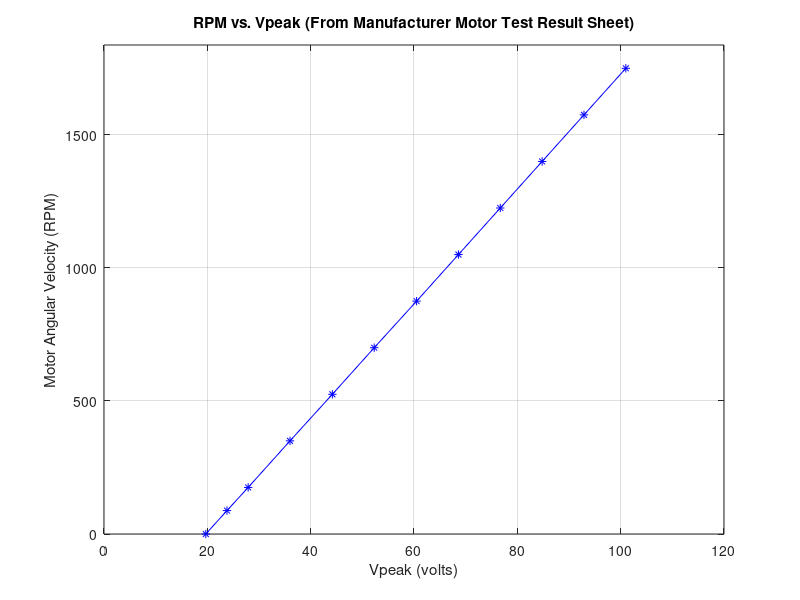

Recreate this plot in MATLAB. (Note: this script raises an error after producing the figure.)
close all

%% *********************************************************************
% Load in all Motor Test Results summary stats, not raw data
% and generate 7 charts as follows
% 1) Motor RPM vs. Phase Vpeak (From Manufacturer Motor Test Result Sheet)
% 2) Settled RPM and Resulting Torque (amps) Meausred vs. RPM setting
% 3) Motor Peak Voltage and 100v DC Power Supply RMS Power vs. RPM setting
% 4) Absolute Noise in Settled RPM and Torque (amps) vs.RPM Setting
% 5) SNR in Settled RPM and Torque (amps) vs. RPM Setting
% 6) Peak Torque(amps) and Accel. (@20 RPM/sec) Torque(amps) vs. RPM set
% 7) Structural Vibrational Energy vs. RPM setting

% From Motor Manufacture's Motor Test Results Data Sheet
% supplied with motor
%
RPM_data = [0,88,175,350,525,700,875,1050,1225,1400,1575,1750];
Vpk_data = [19.7,23.8,27.9,36,44.2,52.3,60.5,68.6,76.7,84.8,92.9,101];
Vrms_data = Vpk_data/sqrt(2);
Ke_coefs = polyfit(Vpk_data,RPM_data,1);

figure,
plot(Vpk_data, RPM_data, '-b*'),grid('on')
title('RPM vs. Vpeak (From Manufacturer Motor Test Result Sheet)')
xlabel('Vpeak (volts)'), ylabel('Motor Angular Velocity (RPM)')
ylim([0, max(RPM_data)*1.05])

RPM = (20:20:300);                   % Array of RPM's tested
num_files = size(RPM,2);
num_stats = 10;
mvel = zeros(num_files,1);
nvel = mvel;
mcur = mvel;
ncur = mvel;
mtime = mvel;
ntime = mvel;
xrms = mvel;
yrms = mvel;
zrms = mvel;
cur_max_ave = mvel;
data_path='C:\Users\mpl055\Documents\ScopeX\Propulsion\Closet Test Results\20201010_good_acel_mount\';
for ii = 1:num_files
  temp =load([data_path,num2str(RPM(ii)),'_20_stats']);
  mvel(ii) = temp.mvel;
  nvel(ii) = temp.nvel;
  mcur(ii) = temp.mcur;
  ncur(ii) = temp.ncur;
  mtime(ii) = temp.mtime;
  ntime(ii) = temp.ntime;
  xrms(ii) = temp.xrms;
  yrms(ii) = temp.yrms;
  zrms(ii) = temp.zrms;
  cur_max_ave(ii) = temp.cur_max_ave;
end
arms = (xrms+yrms+zrms)./3;
Vpk_meas = (mvel-Ke_coefs(2))/Ke_coefs(1);
Pwr_meas = Vpk_meas.*mcur./(sqrt(2)*sqrt(2));
Sup_cur  = Pwr_meas./100;

figure, yyaxis left
plot(RPM, mvel, '-b*'),grid('on')
title('Settled RPM and Resulting Torque (Nm) Meausred vs. RPM setting')
xlabel('RPM Set'), ylabel('RPM Measured')
ylim([0, mvel(num_files)*1.1])
yyaxis right
plot(RPM, mcur*0.55, '-r*'),grid('on')
ylabel('Torque(amps) Measured')
ylim([0, mcur(num_files)*1.05])

figure, yyaxis left
plot(RPM, Vpk_meas, '-b*'),grid('on')
title('Motor Phase Peak Voltage and 100v DC Power Supply RMS Power vs. RPM setting')
xlabel('RPM Set'), ylabel('Motor Phase Peak Voltage (volts)')
ylim([min(Vpk_meas)*0.9, max(Vpk_meas)*1.1])
yyaxis right
plot(RPM, Pwr_meas, '-r*'),grid('on')
ylabel('100V DC Supplied RMS power (watts)')
ylim([min(Pwr_meas)*0.95, max(Pwr_meas)*1.05])

figure, yyaxis left
plot(RPM, nvel, '-b*'),grid('on')
title('Absolute Noise in Settled RPM and Torque (amps) vs.RPM Setting')
xlabel('RPM Set'), ylabel('RPM Noise (in RPM)')
ylim([0, nvel(num_files)*1.1])
yyaxis right
plot(RPM, ncur, '-r*'),grid('on')
ylabel('Torque noise(amps)')
ylim([0, ncur(num_files)*1.05])

figure, yyaxis left
plot(RPM, mvel./nvel, '-b*'),grid('on')
title('SNR in Settled RPM and Torque (amps) vs. RPM Setting')
xlabel('RPM Set'), ylabel('RPM SNR')
ylim([0, mvel(num_files)/nvel(num_files)*1.1])
yyaxis right
plot(RPM, mcur./ncur, '-r*'),grid('on')
ylabel('Torque SNR')
ylim([0, mcur(num_files)/ncur(num_files)*1.05])

figure, yyaxis left
plot(RPM, cur_max_ave, '-b*'),grid('on')
title('Peak Torque (amps) and Acceleration (@ 20 RPM/sec) Torque (amps) vs. RPM setting')
xlabel('RPM Set'), ylabel('Peak Torque (amps)')
ylim([cur_max_ave(1)*0.95, cur_max_ave(num_files)*1.05])
yyaxis right
plot(RPM, cur_max_ave-mcur, '-r*'),grid('on')
ylabel('Acceleration Torque')
ylim([min(cur_max_ave-mcur)*0.95, max(cur_max_ave-mcur)*1.05])

figure, 
plot(RPM, xrms, '-r*', RPM, yrms, '-g+', RPM, zrms, '-bo'),
title('Structural Vibrational Energy vs. RPM setting')
xlabel('RPM Set'), ylabel('Vibrational Energy (au)')
grid('on')
energy_lo = min([min(xrms),min(yrms),min(zrms)]);
energy_hi = max([max(xrms),max(yrms),max(zrms)]);
ylim([energy_lo*0.95, energy_hi*1.05])

% Extend out the RPM and plot anticipated results
Kt       = 0.55;                       % Motor Torque (Nm/amp_rms)
coefs_t  = polyfit(RPM', mcur*Kt,2);
coefs_r  = polyfit(RPM', mvel   ,1);
RPM_pad  = (0:20:500);
coefs_ft = polyval(coefs_t,RPM_pad);
coefs_fr = polyval(coefs_r,RPM_pad);

figure, yyaxis left
plot(RPM, mvel, '-b*', RPM_pad, coefs_fr, '--b')
title('Settled RPM and Resulting Torque (Nm) Meausred vs. RPM setting')
xlabel('RPM Set'), ylabel('RPM Measured')
ylim([0, RPM_pad(end)*1.1])
yyaxis right
plot(RPM, mcur*Kt, '-r*',RPM_pad, coefs_ft, '--r')
ylabel('Torque(amps) Measured')
ylim([0, coefs_ft(end)])
grid('on')